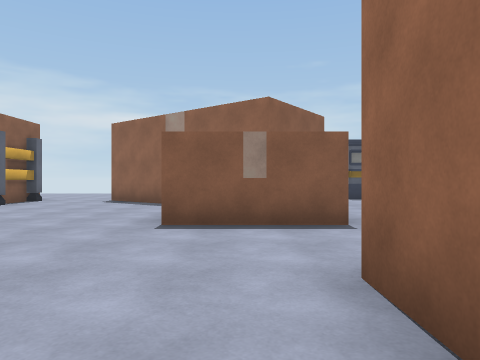
view 1 (above)

24 first-person views from a walk through a scene from a Unity 3-D project. The camera is 1.2 m above the floor, looks level and sees 70° across. The floor is counted in squares, 2 m on a side. Each view is taken from the middle of a square. On the plan, view 1 faces up. The plan holds only what a view shows up to about 10 squares ahead; the rest is blank. The place goes on beyond the plan. The player character is not drawn. Surface patterns are stand-ins for the level's own textures.

view 2
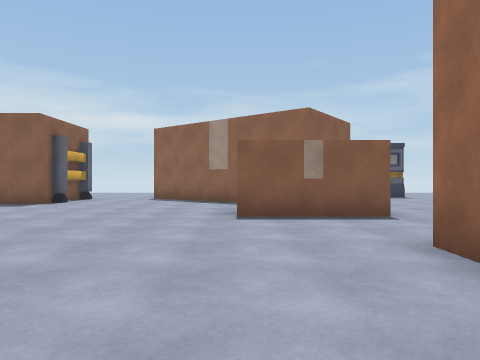

view 3
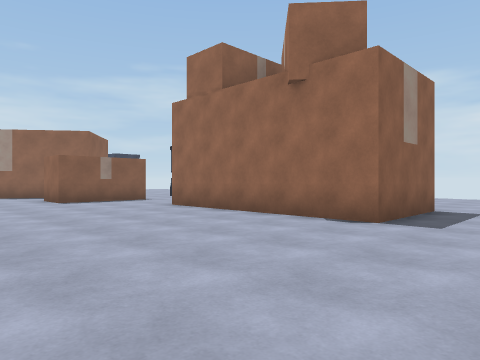

view 4
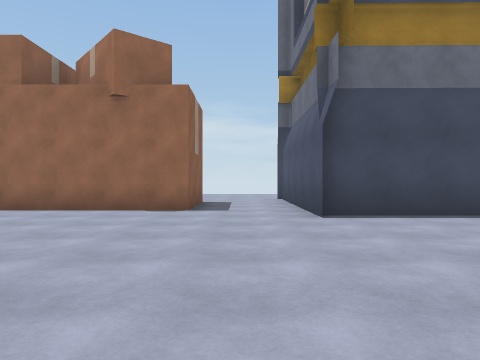

view 5
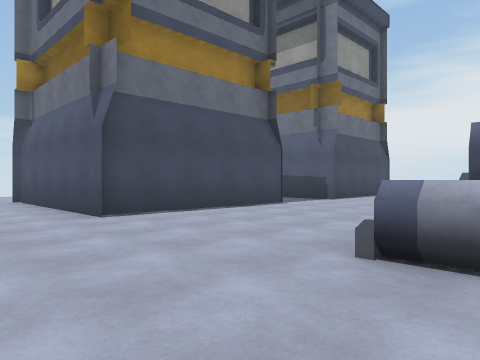

view 6
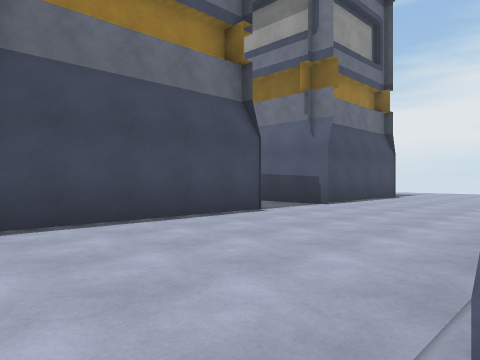

view 7
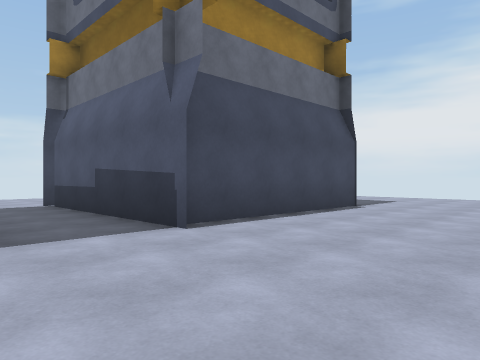

view 8
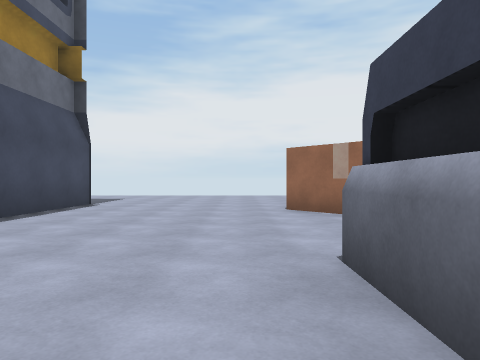

view 9
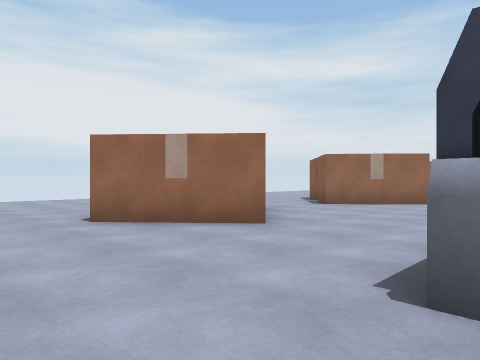

view 10
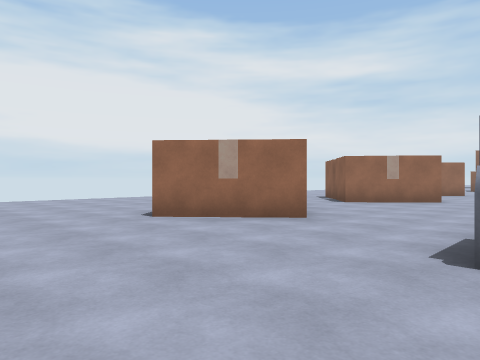

view 11
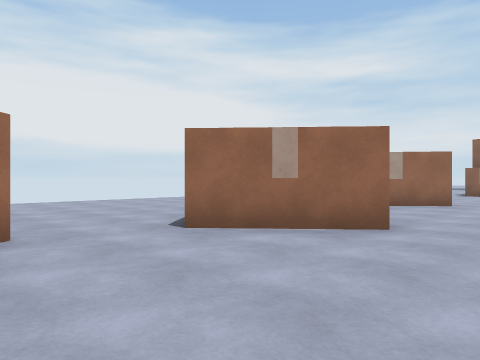

view 12
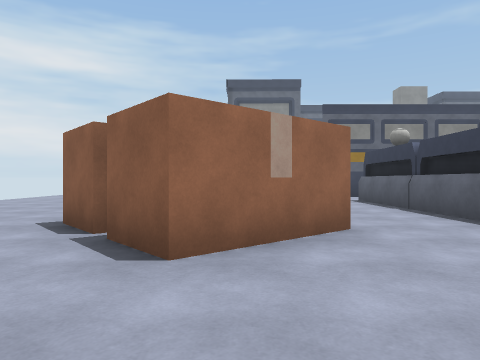

view 13
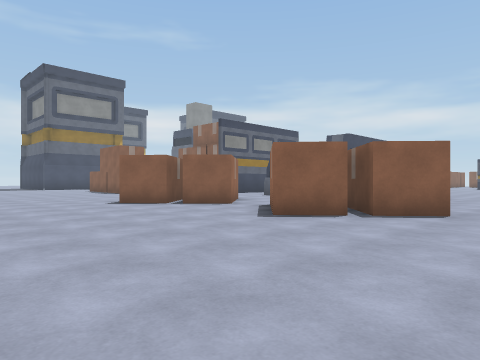

view 14
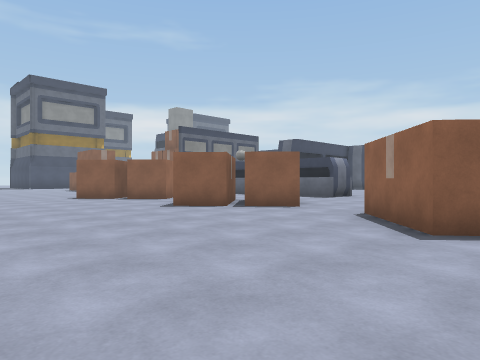

view 15
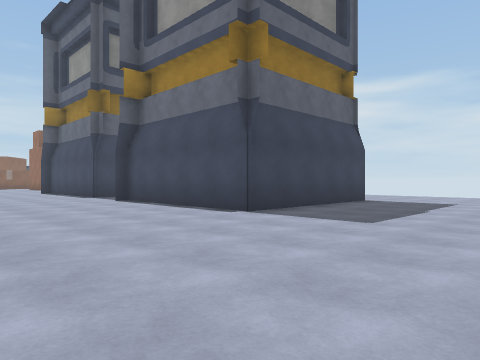

view 16
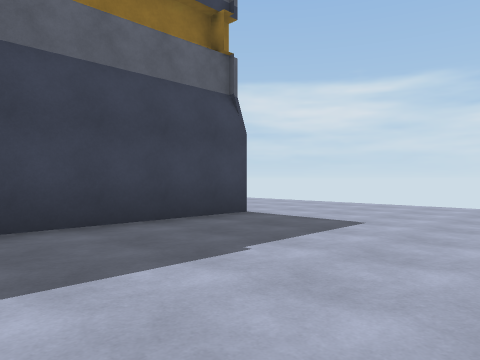

view 17
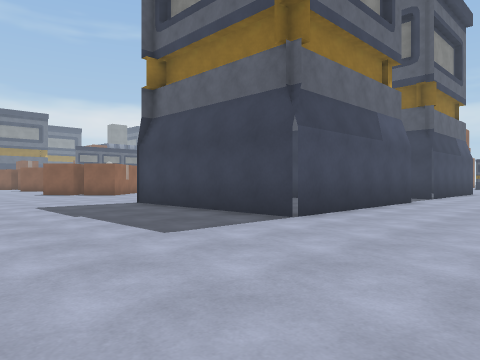

view 18
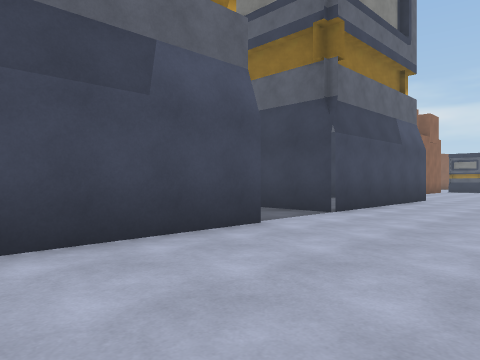

view 19
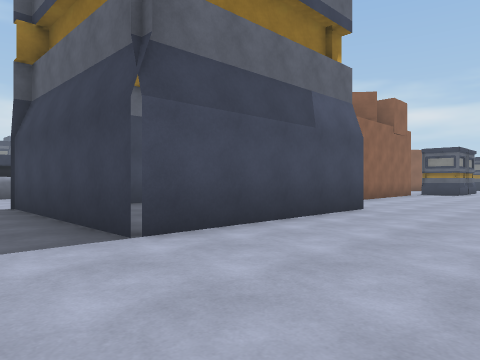

view 20
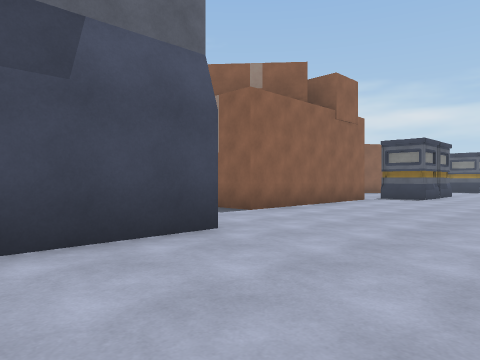

view 21
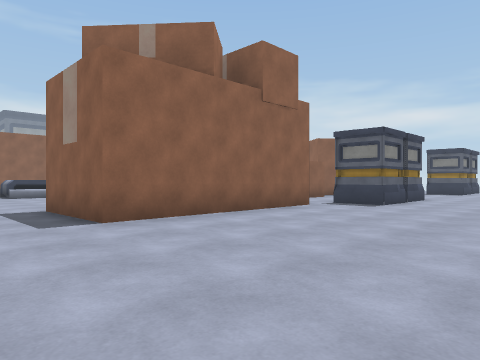

view 22
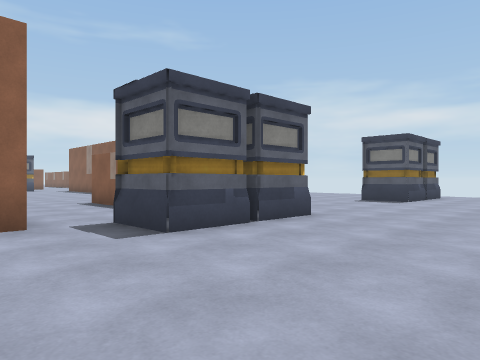

view 23
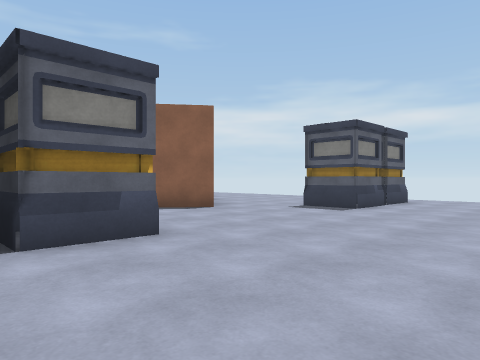

view 24
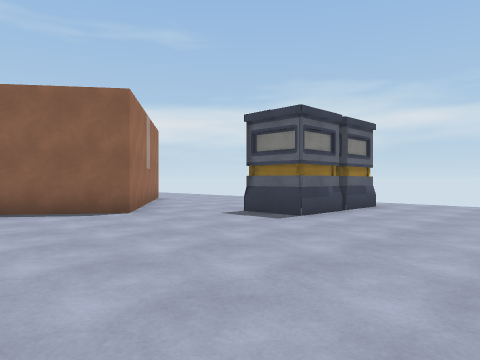

### Floor plan
Key: @ floor where view 1 was taken; # wall or solid block; . floor; = window, fence, low wall or low ledge; O other object.
Columns run from 20 left of view 1 to 8 right of it. Each row starts with its distance up from view 1.
 14                          ...
 13                         #O..
 12                     ... #...
 11                    #....O...
 10               #..#####......
  9               #...## ##......
  8              ##....###.......
  7               ...... #.......
  6               ......  ..O....
  5                ....OOO. #....
  4                ........ O....
  3                 .............
  2                  ....###.....
  1                  ....# #.....
  0                  ...@###....
 -1                  ....###....
 -2                 .....###.....
 -3               .......###.....
 -4               ...............
 -5               ......######...
 -6               OO....#    #...
 -7                 ....#    #...
 -8                 ....#    #...
 -9               O#....#   =#...
-10     OOOOO      #....######...
-11   ###O##O.     #.............
-12   ...........................
-13     ................######...
-14    O... O....O......#    #...
-15    O...OOO... O.....#    #...
-16     O.OOOO..O OO....#    #...
-17    O...O....O ......######...
-18  ..O.........O...............
-19 .............................
-20 .............................
-21   ...........................
-22         ........... .... ....

Where each view was taken, in squares from view 1:
view 1: 0 up, 0 right, facing up
view 2: 1 down, 1 left, facing up
view 3: 5 down, 4 left, facing up-right
view 4: 4 down, 6 left, facing right
view 5: 3 down, 6 left, facing down-right
view 6: 5 down, 5 left, facing down-right
view 7: 10 down, 4 left, facing down-right
view 8: 9 down, 4 left, facing down
view 9: 11 down, 3 left, facing down-left
view 10: 11 down, 2 left, facing down-left
view 11: 12 down, 8 left, facing down-left
view 12: 15 down, 8 left, facing left
view 13: 22 down, 9 left, facing up-left
view 14: 22 down, 6 left, facing up-left
view 15: 22 down, 5 left, facing up-right
view 16: 22 down, 0 right, facing up-right
view 17: 22 down, 8 right, facing up-left
view 18: 16 down, 8 right, facing up-left
view 19: 12 down, 8 right, facing up-left
view 20: 8 down, 8 right, facing up-left
view 21: 5 down, 8 right, facing up-left
view 22: 1 up, 8 right, facing up-left
view 23: 4 up, 8 right, facing up-left
view 24: 6 up, 8 right, facing up-left
